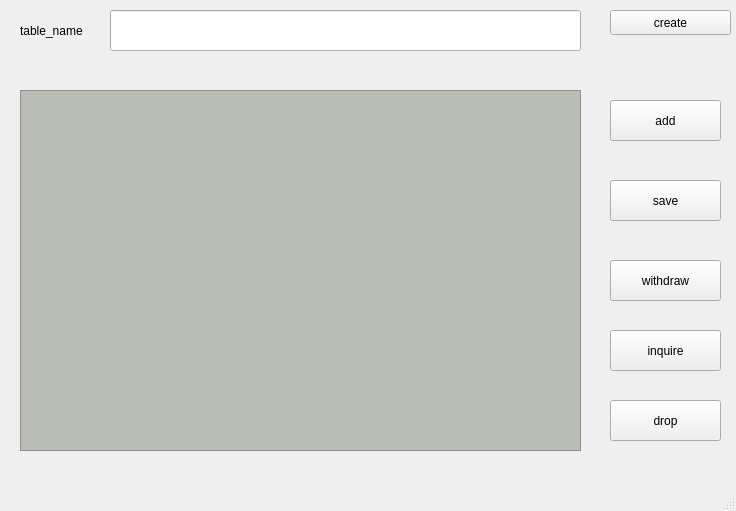
<?xml version="1.0" encoding="UTF-8"?>
<ui version="4.0">
 <class>MainWindow</class>
 <widget class="QMainWindow" name="MainWindow">
  <property name="geometry">
   <rect>
    <x>0</x>
    <y>0</y>
    <width>736</width>
    <height>511</height>
   </rect>
  </property>
  <property name="windowTitle">
   <string>MainWindow</string>
  </property>
  <widget class="QWidget" name="centralwidget">
   <widget class="QPushButton" name="drop">
    <property name="geometry">
     <rect>
      <x>610</x>
      <y>400</y>
      <width>111</width>
      <height>41</height>
     </rect>
    </property>
    <property name="text">
     <string>drop</string>
    </property>
   </widget>
   <widget class="QPushButton" name="save">
    <property name="geometry">
     <rect>
      <x>610</x>
      <y>180</y>
      <width>111</width>
      <height>41</height>
     </rect>
    </property>
    <property name="text">
     <string>save</string>
    </property>
   </widget>
   <widget class="QPushButton" name="add">
    <property name="geometry">
     <rect>
      <x>610</x>
      <y>100</y>
      <width>111</width>
      <height>41</height>
     </rect>
    </property>
    <property name="text">
     <string>add</string>
    </property>
   </widget>
   <widget class="QTableView" name="tableView">
    <property name="geometry">
     <rect>
      <x>20</x>
      <y>90</y>
      <width>561</width>
      <height>361</height>
     </rect>
    </property>
    <property name="styleSheet">
     <string notr="true">background-color: rgb(186, 189, 182);</string>
    </property>
   </widget>
   <widget class="QPushButton" name="withdraw">
    <property name="geometry">
     <rect>
      <x>610</x>
      <y>260</y>
      <width>111</width>
      <height>41</height>
     </rect>
    </property>
    <property name="text">
     <string>withdraw</string>
    </property>
   </widget>
   <widget class="QPushButton" name="inquire">
    <property name="geometry">
     <rect>
      <x>610</x>
      <y>330</y>
      <width>111</width>
      <height>41</height>
     </rect>
    </property>
    <property name="text">
     <string>inquire</string>
    </property>
   </widget>
   <widget class="QPushButton" name="create">
    <property name="geometry">
     <rect>
      <x>610</x>
      <y>10</y>
      <width>121</width>
      <height>25</height>
     </rect>
    </property>
    <property name="text">
     <string>create</string>
    </property>
   </widget>
   <widget class="QLabel" name="label">
    <property name="geometry">
     <rect>
      <x>20</x>
      <y>10</y>
      <width>71</width>
      <height>41</height>
     </rect>
    </property>
    <property name="text">
     <string>table_name</string>
    </property>
   </widget>
   <widget class="QLineEdit" name="lineEdit">
    <property name="geometry">
     <rect>
      <x>110</x>
      <y>10</y>
      <width>471</width>
      <height>41</height>
     </rect>
    </property>
   </widget>
  </widget>
  <widget class="QMenuBar" name="menubar">
   <property name="geometry">
    <rect>
     <x>0</x>
     <y>0</y>
     <width>736</width>
     <height>25</height>
    </rect>
   </property>
  </widget>
  <widget class="QStatusBar" name="statusbar"/>
 </widget>
 <resources/>
 <connections/>
</ui>
